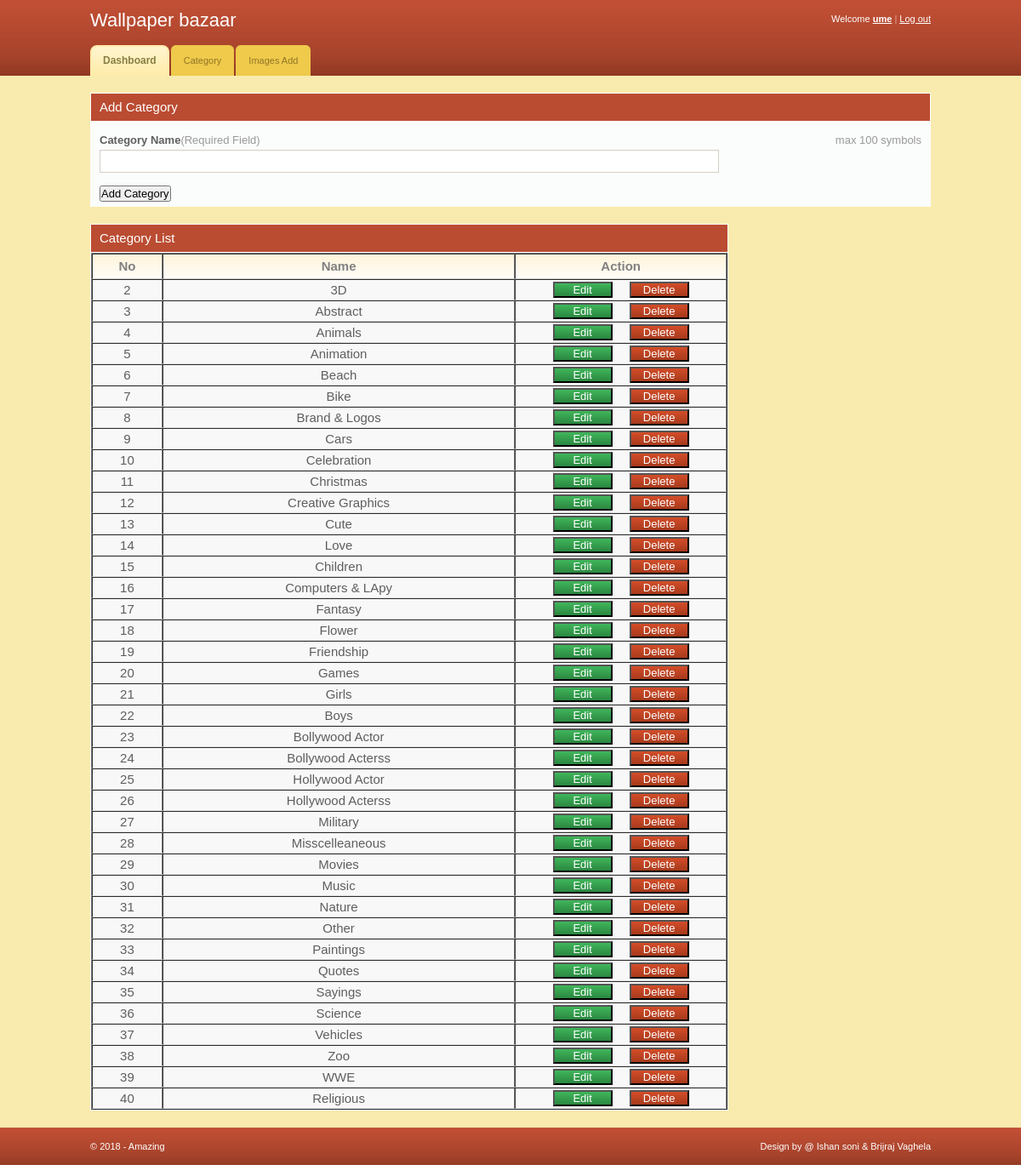
The app's page /admin/category.php (signed in) with its own data.
### tables this page shows
CREATE TABLE IF NOT EXISTS `category` (
  `c_id` int(255) NOT NULL AUTO_INCREMENT,
  `c_name` varchar(255) NOT NULL,
  PRIMARY KEY (`c_id`)
);

### admin/category.php (the view, shortened to what this page needs)
<?php include("include/header.php");?>
<div id="container">
	<div class="shell">
				<div class="box">
					<div class="box-head">
						<h2>Add Category</h2>
					</div>
					<form action="category-process.php" method="post">
						<div class="form">
								<p>
									<span class="req">max 100 symbols</span>
									<label>Category Name<span>(Required Field)</span></label>
									<input type="text" class="field size1" name="cat" />
								</p>
								<input type="submit" value="Add Category" class="btn"/>
						</div>
					</form>
				</div>
		<div id="content">
			<div class="box">
					<div class="box-head">
						<h2 class="left">Category List</h2>
					</div>
					<?php
	include("../include/config.php");
?>
		<div class="tables">
			<table border="1" width="100%" align="center" cellpadding="0" cellspacing="0" style="font-size:15px;">
			<th class="ac" width="10%">No</th>
			<th class="ac" width="50%">Name</th>
			<th class="ac" width="30%">Action</th>
			<?php
				$q="select * from category";
				$res=mysqli_query($con,$q);
				while($row=mysqli_fetch_assoc($res))
				{
					echo '<form action="category.php" method="post">';
					echo '<tr align="center" class="odd" class="tabmemo">';
					echo '<td>'.$row['c_id'].'</td>';
					if(isset($_POST['edit']) && $_POST['id']==$row['c_id'])
					{
						echo '<td><input type="text" name="nm" value="'.$row['c_name'].'" />';
					}
					else
					{
							echo '<td>'.$row['c_name'].'</td>';
					}
					if(isset($_POST['edit']) && $_POST['id']==$row['c_id'])
					{
						echo '<td><input type="submit" value="Save" name="save" class="tabedits"/>';
					}
					else
					{
						echo '<td><input type="submit" value="Edit" name="edit" class="tabedit"/>';
					}
					echo '<input type="submit" value="Delete" name="delete" class="tabdel"/>';
					echo '</tr>';
					echo '</form>';
				}
			?>
		</table>
					</div>
				</div>
			</div>
		</div>
	</div>
<?php include("include/footer.php");?>
</body>
</html>

### admin/include/header.php (shortened to what this page needs)
<!DOCTYPE html PUBLIC "-//W3C//DTD XHTML 1.0 Transitional//EN" "http://www.w3.org/TR/xhtml1/DTD/xhtml1-transitional.dtd">
<html xmlns="http://www.w3.org/1999/xhtml">
<head>
	<link rel="stylesheet" href="css/style.css" type="text/css" media="all" />
</head>
<body>
<div id="header">
	<div class="shell">
		<div id="top">
			<h1>Wallpaper bazaar</h1>
			<div id="top-navigation">
				Welcome <a href="#"><strong><?php echo $_SESSION['admin']['unm']?></strong></a>
				<span>|</span>
				<a href="logout.php">Log out</a>
			</div>
		</div>
		<div id="navigation">
			<ul>
			    <li><a href="#" class="active"><span>Dashboard</span></a></li>
			    <li><a href="category.php"><span>Category</span></a></li>
			    <li><a href="addimages.php"><span>Images Add</span></a></li>
			</ul>
		</div>
	</div>
</div>
</body>

### admin/include/footer.php
<div id="footer">
	<div class="shell">
		<span class="left">&copy; 2018 - Amazing</span>
		<span class="right">
			Design by @ Ishan soni & Brijraj Vaghela
		</span>
	</div>
</div>

### admin/css/style.css (style rules this page uses)
* { padding:0; margin:0; outline:0; }
body { background:#f9ebae; font-family: Verdana, sans-serif; font-size:11px; line-height:14px; color:#5e5e5e; }
input, textarea, select { font-family: Verdana, sans-serif; font-size:13px; }
.field { border:solid 1px #d3cfc7; background:#fff; padding:5px; }
a { color:#ba4c32; text-decoration: underline; cursor:pointer; }
.left, .alignleft { float:left; display:inline; }
.right, .alignright { float:right; display:inline; }
.ac { text-align: center !important; }
h1 { font-size:22px; line-height:24px; color:#fff; font-weight: normal; }
h2 { font-size:15px; font-weight: normal; }
.shell { width:988px; margin:0 auto; }
#header { height:89px; background:url(images/header.gif); white-space:nowrap; }
#header h1 { float:left; display:inline; padding-top:12px; }
#top-navigation { float:right; white-space:nowrap; color:#fff; padding-top:15px; }
#top-navigation a { color:#fff; }
#top-navigation span { color:#dca598; }
#top { height:53px; }
#navigation { height:36px; }
#navigation ul { list-style-type: none; }
#navigation ul li { float:left; display:inline; margin-right:2px; }
#navigation ul li a, #navigation ul li a span { float:left; height:36px; background:url(images/tab.gif) no-repeat 0 0; padding:0 0 0 15px; }
#navigation ul li a span { background-position:right 0; padding:0 15px 0 0; }
#navigation ul li a { line-height:36px; color:#907525; text-decoration: none; }
#navigation ul li a.active, #navigation ul li a:hover { background-position:0 bottom; }
#navigation ul li a.active span, #navigation ul li a:hover span { background-position:right bottom; }
#navigation ul li a.active { font-size:12px; font-weight: bold; color:#887e42; }
#container { padding:20px 0; }
#content { float:left; width:750px; }
.tables th { background:#fffdfa url(images/th.gif) repeat-x 0 0; color:#818181; text-align: left; padding:7px 10px; border-bottom:solid 1px #d2d1cb; }
.tables td { background:#fbfcfc; border-bottom:solid 1px #e0e0e0; padding:2px 5px; }
.tables tr.odd td { background:#f8f8f8; }
.tabedit { width:70px;margin:0;padding:0;background:linear-gradient(#40b65b,#2a8740);color:white; }
.tabdel { padding:1px;width:70px;margin:0;padding:0;margin-left:20px; background:linear-gradient(#d34d29,#a73a1c);color:white; }
.box { background:#fbfcfc; height:100%; padding:1px; margin-bottom:20px; }
.box-head { background:#ba4c32; height:32px; color:#fff; padding: 0 10px; line-height:32px; white-space:nowrap; border-bottom:solid 1px #fff; }
.form { padding:15px 10px 5px 10px; }
.form label { display:block; font-weight: bold; font-size:13px; padding-bottom:4px; }
.form label span { color:#999; font-weight: normal; }
.form .field { display:block; }
.form .req { font-size:13px; float:right; white-space:nowrap; color:#999; }
.form p { padding-bottom:15px; }
.size1 { width:716px; }
#footer { height:44px; background:url(images/footer.gif); line-height:44px; color:#fff; }

### records on screen
category: c_id "2", c_name "3D"
category: c_id "3", c_name "Abstract"
category: c_id "4", c_name "Animals"
category: c_id "5", c_name "Animation"
category: c_id "6", c_name "Beach"
category: c_id "7", c_name "Bike"
category: c_id "8", c_name "Brand & Logos"
category: c_id "9", c_name "Cars"
category: c_id "10", c_name "Celebration"
category: c_id "11", c_name "Christmas"
category: c_id "12", c_name "Creative Graphics"
category: c_id "13", c_name "Cute"
category: c_id "14", c_name "Love"
category: c_id "15", c_name "Children"
category: c_id "16", c_name "Computers & LApy"
category: c_id "17", c_name "Fantasy"
category: c_id "18", c_name "Flower"
category: c_id "19", c_name "Friendship"
category: c_id "20", c_name "Games"
category: c_id "21", c_name "Girls"
category: c_id "22", c_name "Boys"
category: c_id "23", c_name "Bollywood Actor"
category: c_id "24", c_name "Bollywood Acterss"
category: c_id "25", c_name "Hollywood Actor"
category: c_id "26", c_name "Hollywood Acterss"
category: c_id "27", c_name "Military"
category: c_id "28", c_name "Misscelleaneous"
category: c_id "29", c_name "Movies"
category: c_id "30", c_name "Music"
category: c_id "31", c_name "Nature"
category: c_id "32", c_name "Other"
category: c_id "33", c_name "Paintings"
category: c_id "34", c_name "Quotes"
category: c_id "35", c_name "Sayings"
category: c_id "36", c_name "Science"
category: c_id "37", c_name "Vehicles"
category: c_id "38", c_name "Zoo"
category: c_id "39", c_name "WWE"
category: c_id "40", c_name "Religious"

### other values on screen
$_SESSION['admin']['unm'] "ume"
